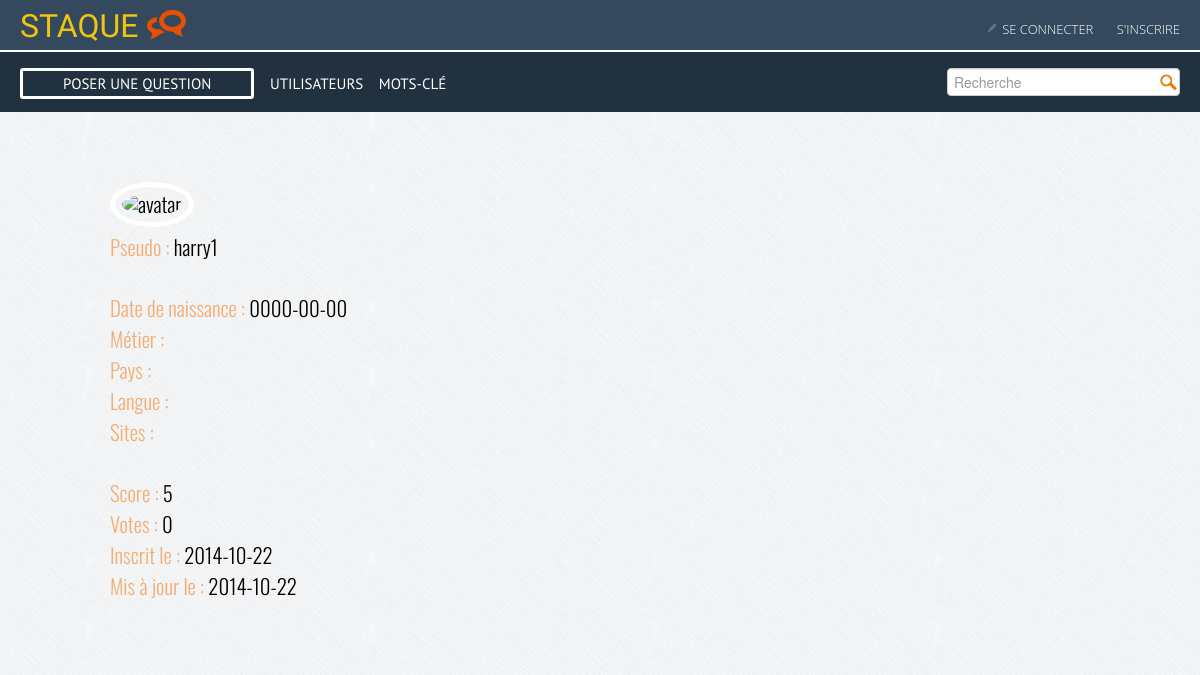
The app's page /account.php?id=5 with its own data.
### tables this page shows
CREATE TABLE IF NOT EXISTS `user` (
  `id` int(11) NOT NULL AUTO_INCREMENT,
  `name` varchar(50) NOT NULL,
  `image` varchar(150) NOT NULL,
  `pseudo` varchar(100) NOT NULL,
  `mail` varchar(150) NOT NULL,
  `password` varchar(255) NOT NULL,
  `salt` varbinary(256) NOT NULL,
  `token` varchar(50) NOT NULL,
  `birthday` date NOT NULL,
  `job` varchar(150) NOT NULL,
  `location` varchar(100) NOT NULL,
  `lang` varchar(100) NOT NULL,
  `score` int(10) NOT NULL,
  `vote` int(10) NOT NULL,
  `websites` varchar(150) NOT NULL,
  `dateRegistred` date NOT NULL,
  `dateModified` date NOT NULL,
  `dateConnected` datetime NOT NULL,
  PRIMARY KEY (`id`)
);

### functions.php (called while the page is built, shortened)
<?php
	function infosPerso($id){
		global $dbh;
		$sql = "SELECT * FROM user
				WHERE id = :id";
		$stmt = $dbh->prepare($sql);
		$stmt->bindValue(":id", $id);
		$stmt->execute();
		$monCompte = $stmt->fetch();
		return $monCompte;
	}

### account.php (the view, shortened to what this page needs)
<?php
	include("db.php");
	include("functions.php");
	$mesInfosPerso = infosPerso($_GET['id']);
include("inc/header.php");
include("inc/nav.php");
?>
<section class="container">
	<div id="account">
			<img src="<?php echo $mesInfosPerso["image"]; ?>" class="bxsliderAvatar" alt="avatar" width="90" height="90">
		<br>
		<div id="infos">
			<p class="login"><span>Pseudo : </span><span><?php echo $mesInfosPerso["pseudo"]; ?></span></p>
			<br>
			<p class="perso"><span>Date de naissance : </span><span><?php echo $mesInfosPerso["birthday"]; ?></span></p>
			<p class="perso"><span>Métier : </span><span><?php echo $mesInfosPerso["job"]; ?></span></p>
			<p class="perso"><span>Pays : </span><span><?php echo $mesInfosPerso["location"]; ?></span></p>
			<p class="perso"><span>Langue : </span><span><?php echo $mesInfosPerso["lang"]; ?></span></p>
			<p class="perso"><span>Sites : </span><span><?php echo $mesInfosPerso["websites"]; ?></span></p>
			<br>
			<p class="activity"><span>Score : </span><span><?php echo $mesInfosPerso["score"]; ?></span></p>
			<p class="activity"><span>Votes : </span><span><?php echo $mesInfosPerso["vote"]; ?></span></p>
			<p class="activity"><span>Inscrit le : </span><span><?php echo $mesInfosPerso["dateRegistred"]; ?></span></p>
			<p class="activity"><span>Mis à jour le : </span><span><?php echo $mesInfosPerso["dateModified"]; ?></span></p>
		</div>
		<br>
	</div>
</section>
<?php include("inc/footer.php"); ?>

### css/style.css (style rules this page uses)
html, body, div, span, applet, object, iframe, h1, h2, h3, h4, h5, h6, p, blockquote, pre, a, abbr, acronym, address, big, cite, code, del, dfn, em, img, ins, kbd, q, s, samp, small, strike, strong, sub, sup, tt, var, b, u, i, center, dl, dt, dd, ol, ul, li, fieldset, form, label, legend, table, caption, tbody, tfoot, thead, tr, th, td, article, aside, canvas, details, embed, figure, figcaption, footer, header, hgroup, menu, nav, output, ruby, section, summary, time, mark, audio, video { margin: 0; padding: 0; border: 0; font-size: 100%; vertical-align: baseline; }
article, aside, details, figcaption, figure, footer, header, hgroup, menu, nav, section { display: block; }
body { line-height: 1; }
body { font: 300 1.3rem/1.3rem Oswald; color: #000; background: url(../img/fond.png) scroll repeat 0 0 #f3f2f2; }
.container { width: 980px; zoom: 1; margin: 0 auto; padding: 20px; margin-top: 20px; }
#account { margin-top: 30px; }
#account p { margin: 10px 0; }
#account #infos span:first-child { color: #f3ae73; }
img.bxsliderAvatar { border: 5px solid #fff; border-radius: 50%; padding: 7px; }

### records on screen
user: pseudo "harry1", birthday "0000-00-00", score "5", vote "0", dateRegistred "2014-10-22", dateModified "2014-10-22"
